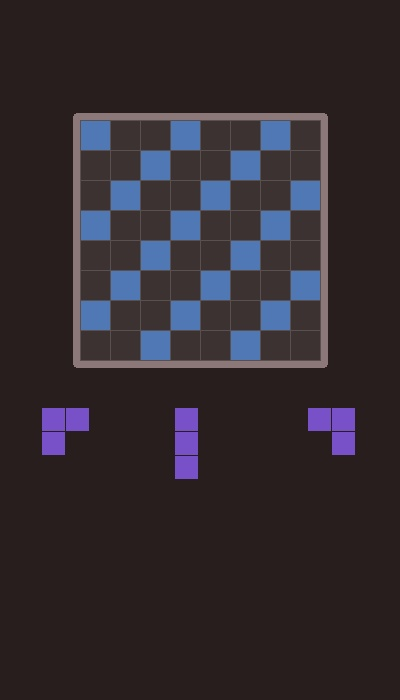
#> input picture samples/test_board.jpg, 400 x 700 px
$ python -i pieces.py   (imports and definitions only)
#> lines starting #> are read from the running program, lines starting #| are printed output that depends on the picture
### backend/game/shapes.py
"""
Block Blast taş kataloğu (referans: 12 temel şekil + dönüşler + aynalar).

Oyun sadece eksenlere paralel polinomino kullanır; çapraz çizgi ikonu 3'lü çubuk
olarak eşlenir.
"""

from game.rules import rotate_piece

# Referans grid — 4×3 (satır, sütun sırası)
_BASE_SHAPES: list[tuple[str, list[list[int]]]] = [
    # Satır 1
    ("T taşı", [[1, 0], [1, 1], [1, 0]]),
    ("S taşı", [[0, 1, 1], [1, 1, 0]]),
    ("3'lü çubuk", [[1, 1, 1]]),
    # Satır 2 — ikondaki çapraz çizgi oyunda genelde 3'lü çubuk/L; ayrı matris yok
    ("Küçük L", [[1, 0], [1, 1]]),
    ("2×2 kare", [[1, 1], [1, 1]]),
    # Satır 3
    ("Tek kare", [[1]]),
    ("3×3 kare", [[1, 1, 1], [1, 1, 1], [1, 1, 1]]),
    ("T taşı (yatay)", [[1, 1, 1], [0, 1, 0]]),
    # Satır 4
    ("Z taşı", [[1, 0], [1, 1], [0, 1]]),
    ("4'lü çubuk", [[1], [1], [1], [1]]),
    ("Büyük L", [[1, 0], [1, 0], [1, 1]]),
]


def _trim(piece: list[list[int]]) -> list[list[int]]:
    if not piece:
        return []
    rows = [r for r in piece if any(r)]
    if not rows:
        return []
    cols = list(zip(*rows))
    c0 = next(i for i, c in enumerate(cols) if any(c))
    c1 = len(cols) - next(i for i, c in enumerate(reversed(cols)) if any(c))
    return [list(r[c0:c1]) for r in rows]


def _block_count(piece: list[list[int]]) -> int:
    return sum(sum(row) for row in piece)


def _shape_key(piece: list[list[int]]) -> tuple[tuple[int, ...], ...]:
    return tuple(tuple(row) for row in _trim(piece))


def _mirror_horizontal(piece: list[list[int]]) -> list[list[int]]:
    return [list(reversed(row)) for row in piece]


def _all_orientations(piece: list[list[int]]) -> list[list[list[int]]]:
    """4 dönüş × yatay ayna — tekrarlar elenir."""
    seen: set[tuple[tuple[int, ...], ...]] = set()
    variants: list[list[list[int]]] = []
    current = _trim(piece)
    for _ in range(4):
        for candidate in (current, _mirror_horizontal(current)):
            trimmed = _trim(candidate)
            key = _shape_key(trimmed)
            if key not in seen:
                seen.add(key)
                variants.append([list(row) for row in trimmed])
        current = rotate_piece(current)
    return variants


def _build_catalog() -> dict[tuple[tuple[int, ...], ...], tuple[str, list[list[int]]]]:
    catalog: dict[tuple[tuple[int, ...], ...], tuple[str, list[list[int]]]] = {}
    for name, base in _BASE_SHAPES:
        for oriented in _all_orientations(base):
            key = _shape_key(oriented)
            if key not in catalog:
                catalog[key] = (name, oriented)
    return catalog


_CATALOG = _build_catalog()

# S ve Z ayna çifti — aynı anahtar farklı isimler için
_S_BASE = [[0, 1, 1], [1, 1, 0]]
_Z_BASE = [[1, 0], [1, 1], [0, 1]]
_S_ORIENTS = _all_orientations(_S_BASE)
_Z_ORIENTS = _all_orientations(_Z_BASE)


# [9 lines left out: function _sz_display_name, not called in this run]


def catalog_size() -> int:
    return len(_CATALOG)


def list_shape_names() -> list[str]:
    """Referans griddeki 11 benzersiz taş adı (+ S/Z aynı aileden)."""
    return sorted({name for name, _ in _BASE_SHAPES})


# [48 lines left out: functions _hamming_distance, snap_to_canonical, not called in this run]


def format_shape_ascii(piece: list[list[int]]) -> str:
    return "\n".join("".join("■ " if c else "· " for c in row) for row in _trim(piece))

### backend/game/rules.py
BOARD_SIZE = 8


def rotate_piece(piece: list[list[int]]) -> list[list[int]]:
    if not piece:
        return []
    return [list(row) for row in zip(*piece[::-1])]


# [55 lines left out: functions can_place, apply_move, clear_lines, count_holes, not called in this run]

### backend/vision/pieces.py
from dataclasses import dataclass

import cv2
import numpy as np

from app.config import settings
from game.shapes import snap_to_canonical

GRID_SIZE = 5
MIN_BLOCKS = 1
MAX_BLOCKS = 9


@dataclass
class PieceResult:
    pieces: list[list[list[int]] | None]
    piece_names: list[str | None]
    slot_rects: list[tuple[int, int, int, int]]


# [10 lines left out: function _normalize_shape, not called in this run]


def _block_count(shape: list[list[int]]) -> int:
    return sum(sum(row) for row in shape)


# [316 lines left out: functions _largest_component_mask, _rasterize_crop, _mask_to_shape, _refine_mask, _colored_block_mask, _otsu_mask and 12 more, not called in this run]


def _score_piece_result(result: PieceResult) -> int:
    return sum(1 for p in result.pieces if p)


def extract_pieces_from_image(
    img: np.ndarray,
    board_rect: tuple[int, int, int, int] | None = None,
) -> PieceResult:
    h, w = img.shape[:2]
    if len(img.shape) == 2:
        img = cv2.cvtColor(img, cv2.COLOR_GRAY2BGR)

    trays: list[tuple[int, int, int, int]] = []
    if board_rect is not None:
        trays.append(_tray_from_board(h, w, board_rect))

    for ratio in (0.52, 0.55, 0.58, settings.piece_region_top_ratio, 0.65, 0.68):
        tray = _tray_from_ratio(h, w, ratio)
        if tray not in trays:
            trays.append(tray)

    best_result = _detect_with_tray(img, trays[0])
    best_score = _score_piece_result(best_result)

    for tray in trays[1:]:
        candidate = _detect_with_tray(img, tray)
        score = _score_piece_result(candidate)
        if score > best_score:
            best_score = score
            best_result = candidate

    return best_result


# [7 lines left out: function draw_pieces_overlay, not called in this run]

>>> import cv2
>>> picture = cv2.imread('../../samples/test_board.jpg', cv2.IMREAD_GRAYSCALE)
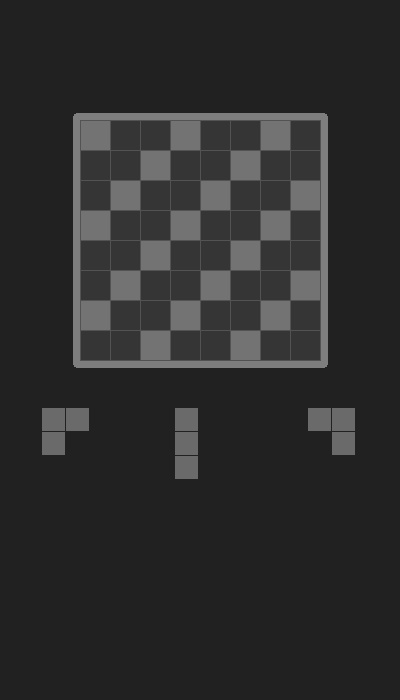
#> picture: shape (700, 400); min 27, max 132, mean 45.1
>>> result = extract_pieces_from_image(picture)
#> (the run stopped early here; a loop or call above may not have finished)
